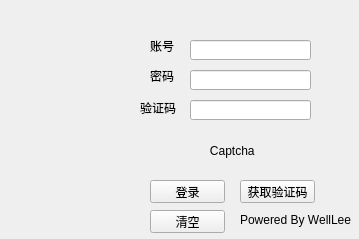
<?xml version="1.0" encoding="UTF-8"?>
<ui version="4.0">
 <class>MainWindow</class>
 <widget class="QMainWindow" name="MainWindow">
  <property name="geometry">
   <rect>
    <x>0</x>
    <y>0</y>
    <width>359</width>
    <height>239</height>
   </rect>
  </property>
  <property name="windowTitle">
   <string>Login</string>
  </property>
  <widget class="QWidget" name="centralWidget">
   <widget class="QPushButton" name="log_btn">
    <property name="geometry">
     <rect>
      <x>150</x>
      <y>180</y>
      <width>75</width>
      <height>23</height>
     </rect>
    </property>
    <property name="text">
     <string>登录</string>
    </property>
   </widget>
   <widget class="QPushButton" name="can_btn">
    <property name="geometry">
     <rect>
      <x>150</x>
      <y>210</y>
      <width>75</width>
      <height>23</height>
     </rect>
    </property>
    <property name="text">
     <string>清空</string>
    </property>
   </widget>
   <widget class="QLabel" name="label">
    <property name="geometry">
     <rect>
      <x>240</x>
      <y>210</y>
      <width>111</width>
      <height>20</height>
     </rect>
    </property>
    <property name="text">
     <string>Powered By WellLee</string>
    </property>
   </widget>
   <widget class="QLabel" name="label_2">
    <property name="geometry">
     <rect>
      <x>150</x>
      <y>40</y>
      <width>54</width>
      <height>12</height>
     </rect>
    </property>
    <property name="text">
     <string>账号</string>
    </property>
   </widget>
   <widget class="QLabel" name="label_3">
    <property name="geometry">
     <rect>
      <x>150</x>
      <y>70</y>
      <width>54</width>
      <height>12</height>
     </rect>
    </property>
    <property name="text">
     <string>密码</string>
    </property>
   </widget>
   <widget class="QLineEdit" name="username">
    <property name="geometry">
     <rect>
      <x>190</x>
      <y>40</y>
      <width>121</width>
      <height>20</height>
     </rect>
    </property>
   </widget>
   <widget class="QLineEdit" name="password">
    <property name="geometry">
     <rect>
      <x>190</x>
      <y>70</y>
      <width>121</width>
      <height>20</height>
     </rect>
    </property>
   </widget>
   <widget class="QLineEdit" name="captcha">
    <property name="geometry">
     <rect>
      <x>190</x>
      <y>100</y>
      <width>121</width>
      <height>20</height>
     </rect>
    </property>
   </widget>
   <widget class="QLabel" name="label_4">
    <property name="geometry">
     <rect>
      <x>140</x>
      <y>100</y>
      <width>41</width>
      <height>16</height>
     </rect>
    </property>
    <property name="text">
     <string>验证码</string>
    </property>
   </widget>
   <widget class="QLabel" name="logo_label">
    <property name="geometry">
     <rect>
      <x>20</x>
      <y>30</y>
      <width>101</width>
      <height>91</height>
     </rect>
    </property>
    <property name="text">
     <string/>
    </property>
   </widget>
   <widget class="QLabel" name="img_cap">
    <property name="geometry">
     <rect>
      <x>190</x>
      <y>130</y>
      <width>121</width>
      <height>41</height>
     </rect>
    </property>
    <property name="text">
     <string>      Captcha</string>
    </property>
   </widget>
   <widget class="QPushButton" name="pushButton">
    <property name="geometry">
     <rect>
      <x>240</x>
      <y>180</y>
      <width>75</width>
      <height>23</height>
     </rect>
    </property>
    <property name="text">
     <string>获取验证码</string>
    </property>
   </widget>
  </widget>
 </widget>
 <resources/>
 <connections/>
</ui>
